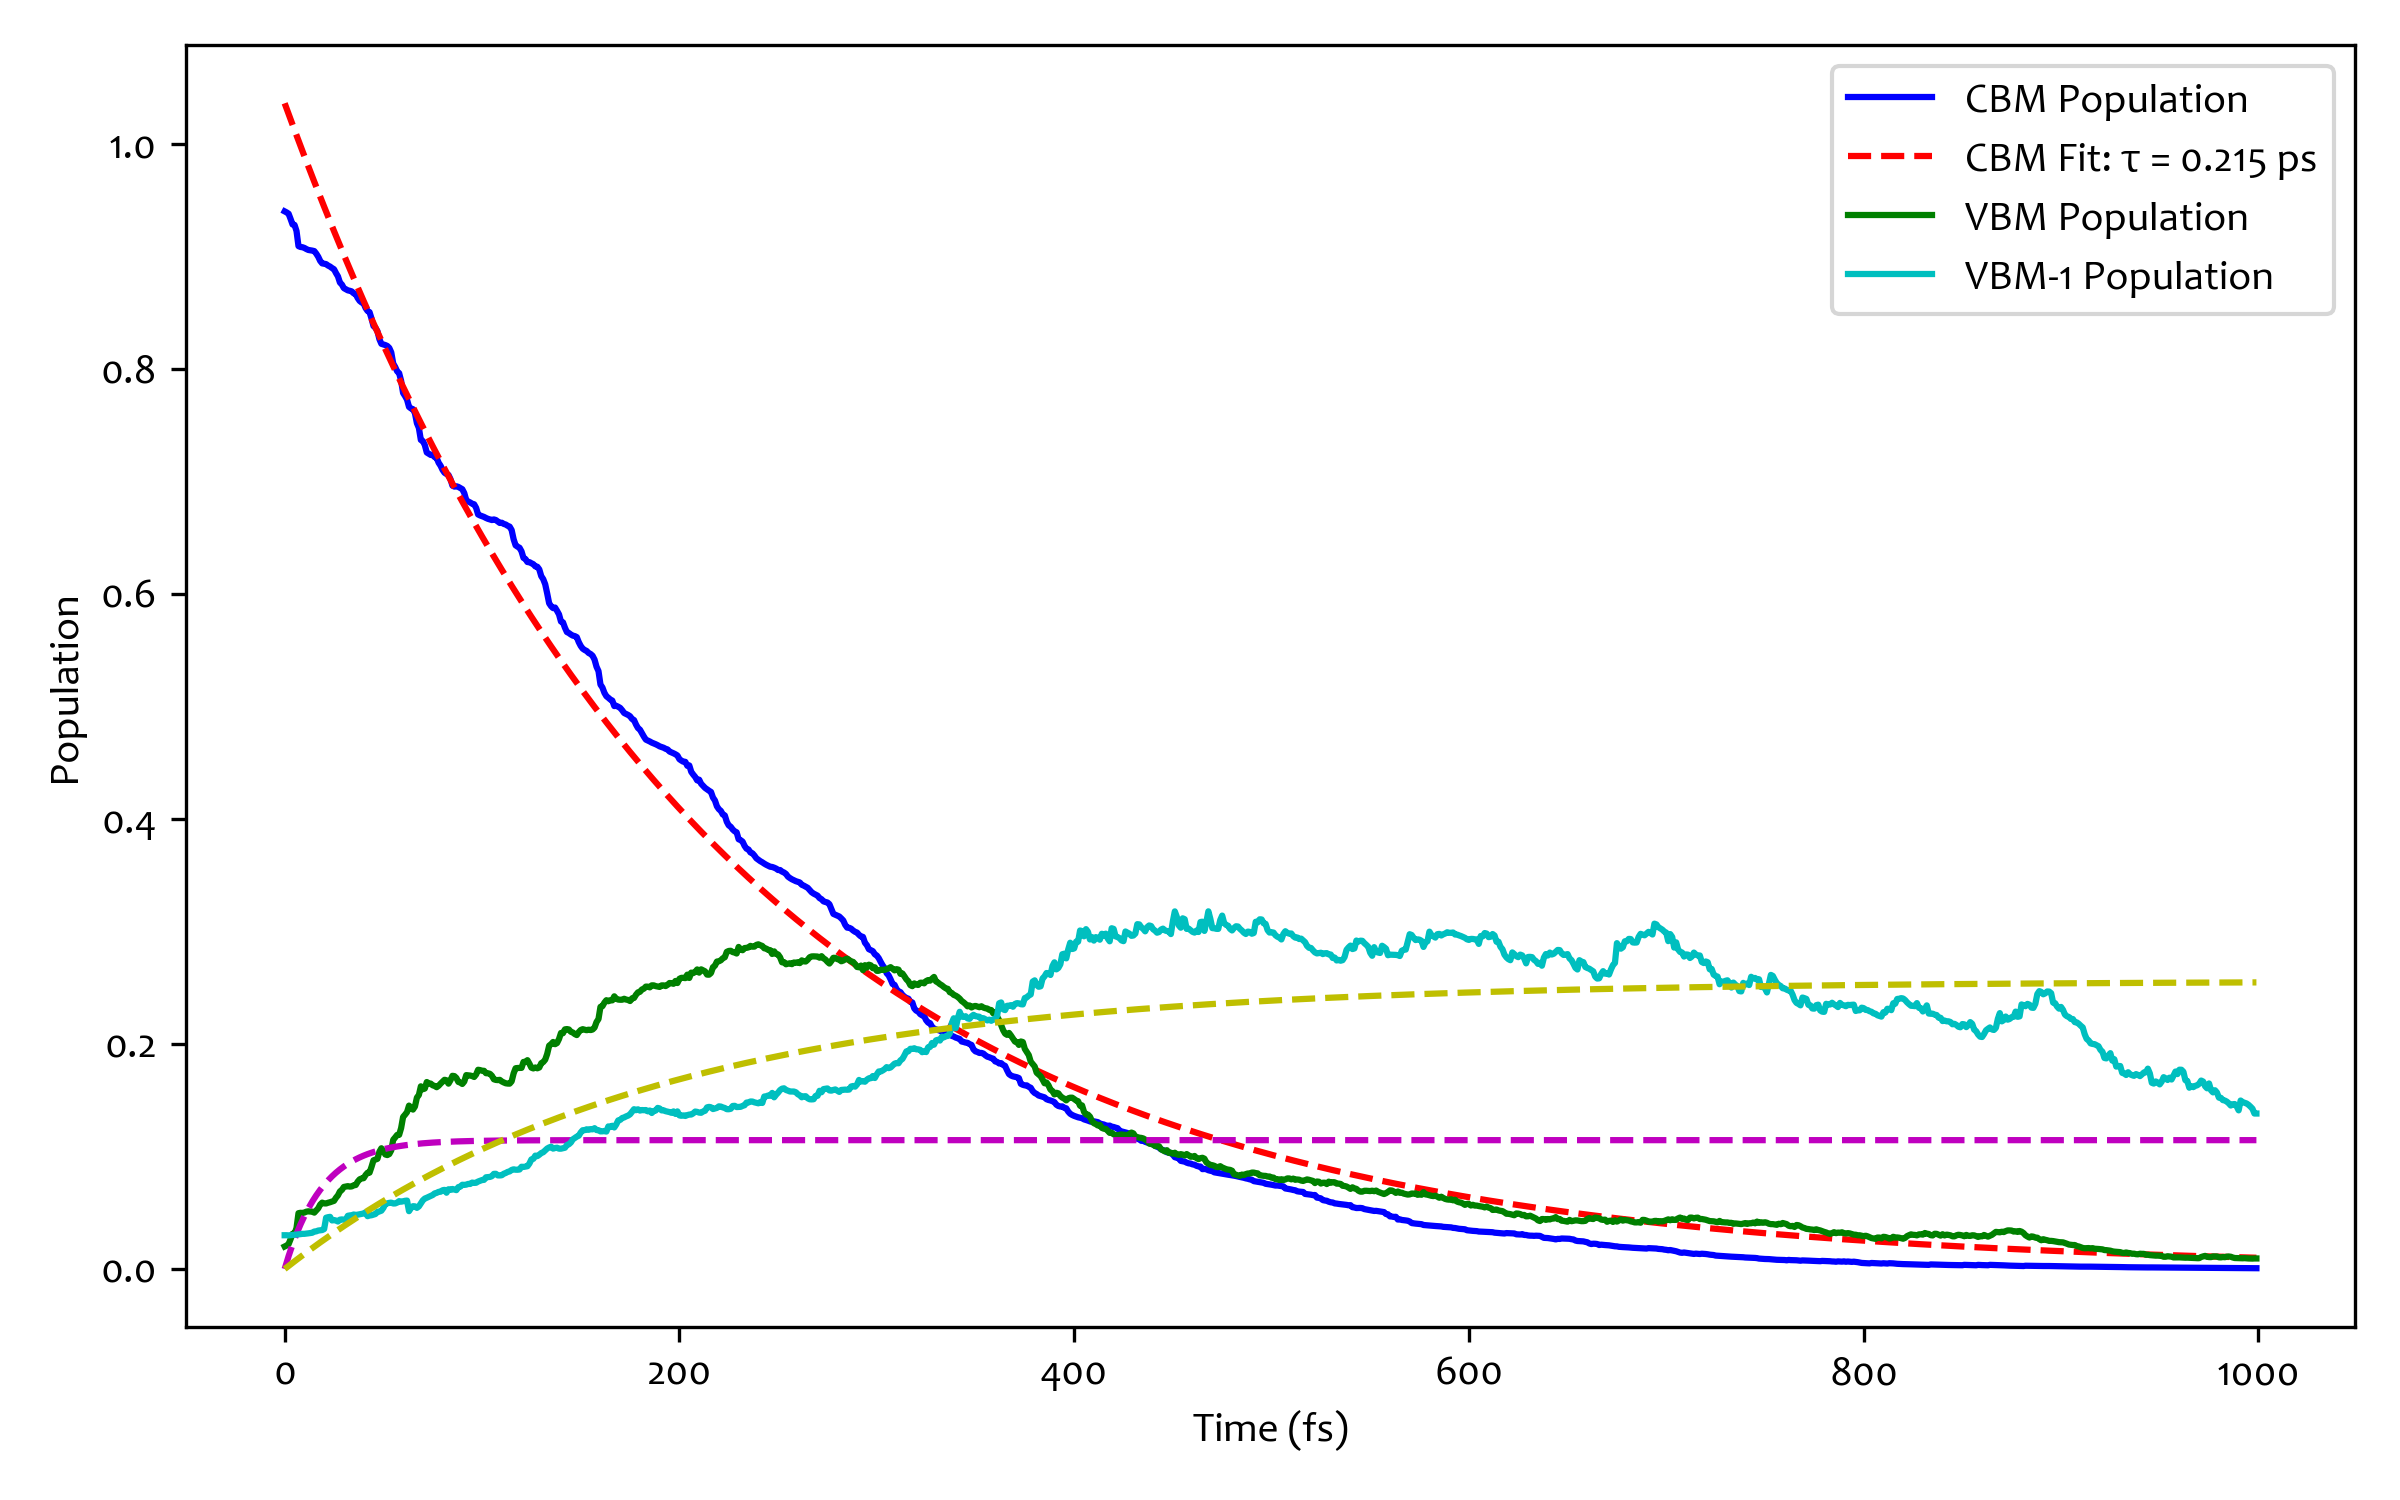

Python code for this plot:
#!/usr/bin/env python3
# -*- coding: utf-8 -*-

import numpy as np
from glob import glob
import matplotlib.pyplot as plt
from scipy.optimize import curve_fit
import os

# Load SHPROP files
shprop_files = glob('SHPROP.*')
n_steps = 1000  # Adjust based on your NAMDTIME
dt = 1.0  # Timestep (fs) from POTIM

# Initialize arrays
pop_cbm = []  # Population of CBM
pop_vbm = []   # Population of VBM
pop_vbm1 = []  # Population of VBM-1

for file in shprop_files:
    data = np.loadtxt(file)
    pop_cbm.append(data[:n_steps, 5])  # Column 6 = CBM
    pop_vbm.append(data[:n_steps, 4])   # Column 5 = VBM
    pop_vbm1.append(data[:n_steps, 3])  # Column 4 = VBM-1

# Average across trajectories
avg_pop_cbm = np.mean(pop_cbm, axis=0)
avg_pop_vbm = np.mean(pop_vbm, axis=0)
avg_pop_vbm1 = np.mean(pop_vbm1, axis=0)
time = np.arange(n_steps) * dt  # Time axis in fs

# Define exponential decay function for CBM
def exponential_decay(t, tau, amplitude):
    return amplitude * np.exp(-t / tau)

# Define exponential growth function for VBM and VBM-1
def exponential_growth(t, tau, amplitude):
    return amplitude * (1 - np.exp(-t / tau))

# Fit CBM population decay
popt_cbm, pcov_cbm = curve_fit(exponential_decay, time, avg_pop_cbm, p0=[100, 1.0])
tau_cbm_fs = popt_cbm[0]
tau_cbm_ps = tau_cbm_fs * 1e-3
print(f"Relaxation time (CBM Population Decay): {tau_cbm_ps:.3f} ps")

# Fit VBM population growth
popt_vbm, pcov_vbm = curve_fit(exponential_growth, time, avg_pop_vbm, p0=[100, 1.0])
tau_vbm_fs = popt_vbm[0]
tau_vbm_ps = tau_vbm_fs * 1e-3

# Fit VBM-1 population growth
popt_vbm1, pcov_vbm1 = curve_fit(exponential_growth, time, avg_pop_vbm1, p0=[100, 1.0])
tau_vbm1_fs = popt_vbm1[0]
tau_vbm1_ps = tau_vbm1_fs * 1e-3

# Save CBM, VBM, and VBM-1 population data
np.savetxt('cbm_decay.dat', np.column_stack((time, avg_pop_cbm, exponential_decay(time, *popt_cbm))), header='Time(fs) Population Fitted_Population')

# Normalize the population
norm_pop_cbm = avg_pop_cbm / avg_pop_cbm[0]
norm_pop_vbm = avg_pop_vbm / np.max(avg_pop_vbm)
norm_pop_vbm1 = avg_pop_vbm1 / np.max(avg_pop_vbm1)

# Define normalized decay and growth functions
def exp_decay_fixed(t, tau):
    return np.exp(-t / tau)

def exp_growth_fixed(t, tau):
    return (1 - np.exp(-t / tau))

# Fit normalized CBM decay
tau_norm_cbm, _ = curve_fit(exp_decay_fixed, time, norm_pop_cbm, p0=[100])
tau_norm_cbm_ps = tau_norm_cbm[0] * 1e-3
print(f"Normalized Relaxation time (CBM Decay): {tau_norm_cbm_ps:.3f} ps")

# Fit normalized VBM growth
tau_norm_vbm, _ = curve_fit(exp_growth_fixed, time, norm_pop_vbm, p0=[100])
tau_norm_vbm_ps = tau_norm_vbm[0] * 1e-3

# Fit normalized VBM-1 growth
tau_norm_vbm1, _ = curve_fit(exp_growth_fixed, time, norm_pop_vbm1, p0=[100])
tau_norm_vbm1_ps = tau_norm_vbm1[0] * 1e-3

# Save normalized CBM, VBM, and VBM-1 population data
np.savetxt('cbm_normalized_decay.dat', np.column_stack((time, norm_pop_cbm, exp_decay_fixed(time, tau_norm_cbm[0]))), header='Time(fs) Normalized_Population Fitted_Population')


# Combined plot for CBM decay and VBM, VBM-1 growth
plt.figure(figsize=(8, 5))
plt.plot(time, avg_pop_cbm, 'b-', label='CBM Population')
plt.plot(time, exponential_decay(time, *popt_cbm), 'r--', label=f'CBM Fit: τ = {tau_cbm_ps:.3f} ps')
plt.plot(time, avg_pop_vbm, 'g-', label='VBM Population')
plt.plot(time, exponential_growth(time, *popt_vbm), 'm--')
plt.plot(time, avg_pop_vbm1, 'c-', label='VBM-1 Population')
plt.plot(time, exponential_growth(time, *popt_vbm1), 'y--')
plt.xlabel('Time (fs)')
plt.ylabel('Population')
plt.legend()
plt.tight_layout()
plt.savefig('direct_recomb.png', dpi=300)

# Combined plot for normalized CBM decay and VBM growth
plt.figure(figsize=(8, 5))
plt.plot(time, norm_pop_cbm, 'b-', label='Normalized CBM Population')
plt.plot(time, exp_decay_fixed(time, tau_norm_cbm[0]), 'r--', label=f'CBM Fit: τ = {tau_norm_cbm_ps:.3f} ps')
plt.plot(time, norm_pop_vbm, 'g-', label='Normalized VBM Population')
plt.plot(time, exp_growth_fixed(time, tau_norm_vbm[0]), 'm--')
plt.plot(time, norm_pop_vbm1, 'c-', label='Normalized VBM-1 Population')
plt.plot(time, exp_growth_fixed(time, tau_norm_vbm1[0]), 'y--')
plt.xlabel('Time (fs)')
plt.ylabel('Normalized Population')
plt.legend()
plt.tight_layout()
plt.savefig('direct_recomb_norm.png', dpi=300)